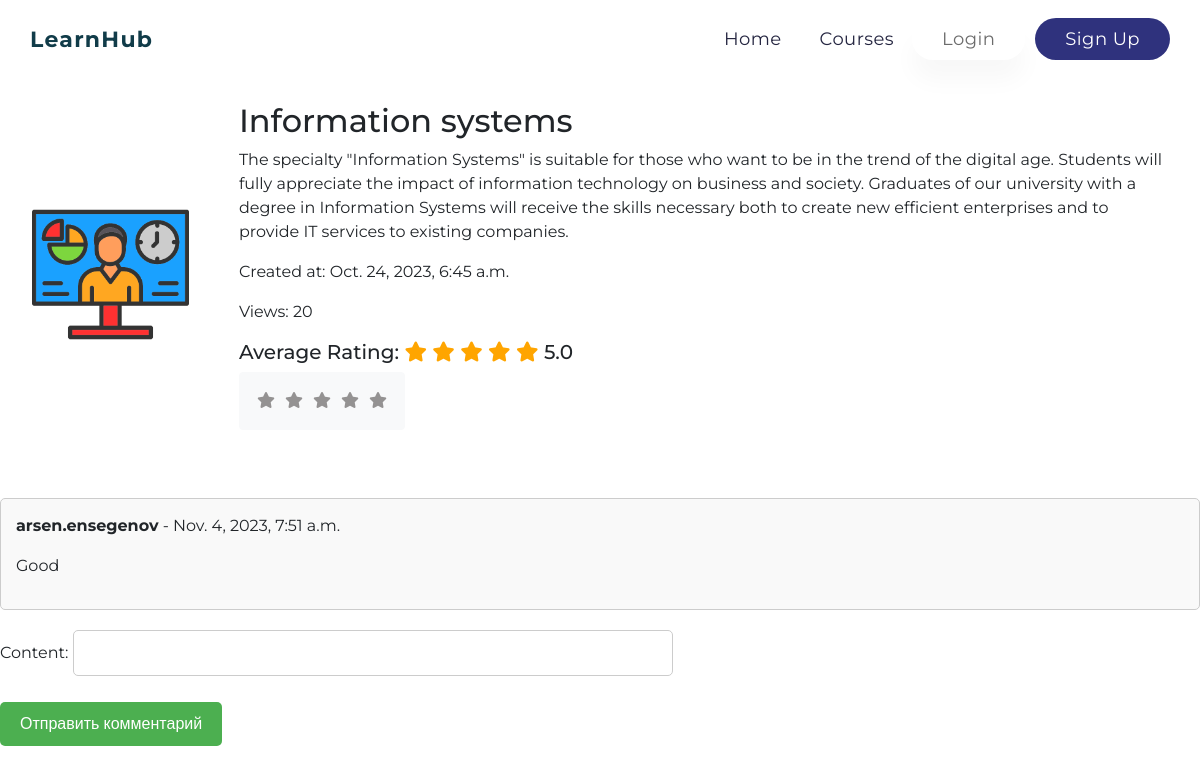
/project/4/, run on the app's committed database.
### project/models.py (models this page shows)
class Blog(models.Model):
    title = models.CharField(null=False, max_length=255)
    description = models.TextField(null=False, blank=True, default='')
    image = models.ImageField(upload_to='images')
    created_at = models.DateTimeField(auto_now_add=True)
    updated_at = models.DateTimeField(auto_now=True)
    views = models.PositiveIntegerField(default=0)
    def average_rating(self):
        ratings = Rating.objects.filter(blog=self)
        average = ratings.aggregate(Avg('rating'))['rating__avg']
        return average or 0
    def increment_views(self):
        self.views += 1
        self.save()
    class Meta:
        verbose_name = 'Blog'
        verbose_name_plural = 'Blogs'

class Comment(models.Model):
    user = models.ForeignKey(User, on_delete=models.CASCADE)
    blog = models.ForeignKey(Blog, on_delete=models.CASCADE)
    parent_comment = models.ForeignKey('self', null=True, blank=True, on_delete=models.CASCADE)
    active = models.BooleanField(default=True)
    content = models.CharField(null=False, max_length=255)
    created_at = models.DateTimeField(auto_now_add=True)

### project/views.py (the view)
# urls.py: path('project/<int:pk>/', views.course_details, name='course_details'),
def course_details(request, pk):
    blogs = Blog.objects.get(pk=pk)
    blogs.increment_views()
    average_rating = blogs.average_rating()
    user_rating = None
    comments = Comment.objects.filter(blog=blogs, active=True, parent_comment=None)
    if request.user.is_authenticated:
        user_rating = Rating.objects.filter(blog=blogs, user=request.user).first()
    if request.method == 'POST':
        comment_form = CommentForm(request.POST)
        if comment_form.is_valid():
            new_comment = comment_form.save(commit=False)
            new_comment.user = request.user
            new_comment.blog = blogs
            new_comment.save()
            comment_form = CommentForm()
            return redirect('course_details', pk=pk)  # Очистить форму после успешного сохранения комментария
    else:
        comment_form = CommentForm()
    return render(request, 'project/course_details.html', {'blogs': blogs, 'average_rating': average_rating, 'user_rating': user_rating, 'comment_form': comment_form,'comments': comments})

### project/forms.py
class CommentForm(forms.ModelForm):
    class Meta:
        model = Comment
        fields = ['content',]

### project/templates/project/course_details.html (shortened to what this page needs)
{% extends 'base.html' %}
{% load static %}
{% block content %}
<div class="container-1" style="padding: 2em;">
    <div class="blog-content">
        <div class="blog-image">
            <img src="{{ blogs.image.url }}" alt="{{ blogs.title }}">
        </div>
        <div class="blog-details">
            <h2 class="blog-title">{{ blogs.title }}</h2>
            <p class="blog-description">{{ blogs.description }}</p>
            <p>Created at: {{ blogs.created_at }}</p>
            <p>Views: {{ blogs.views }}</p>
            <h5 class="rating-title">Average Rating:
                <span id="star1" class="fa fa-star {% if average_rating >= 0.5 %} checked {% endif %}"></span>
                <span id="star2" class="fa fa-star {% if average_rating >= 1.5 %} checked {% endif %}"></span>
                <span id="star3" class="fa fa-star {% if average_rating >= 2.5 %} checked {% endif %}"></span>
                <span id="star4" class="fa fa-star {% if average_rating >= 3.5 %} checked {% endif %}"></span>
                <span id="star5" class="fa fa-star {% if average_rating >= 4.5 %} checked {% endif %}"></span>
                <span>{{ average_rating }}</span>
            </h5>
            <ul class="btn btn-light list-inline rating-list">
                <li onmouseover="highlightStars(1)" onmouseout="resetStars('{{ user_rating.rating }}')" onclick="rate(1, '{{ blogs.id }}')">
                    <i class="fa fa-star {% if user_rating and user_rating.rating > 0 %} checked {% endif %}" title="Rate 1"></i>
                </li>
                <li onmouseover="highlightStars(2)" onmouseout="resetStars('{{ user_rating.rating }}')" onclick="rate(2, '{{ blogs.id }}')">
                    <i class="fa fa-star {% if user_rating and user_rating.rating > 1 %} checked {% endif %}" title="Rate 2"></i>
                </li>
                <li onmouseover="highlightStars(3)" onmouseout="resetStars('{{ user_rating.rating }}')" onclick="rate(3, '{{ blogs.id }}')">
                    <i class="fa fa-star {% if user_rating and user_rating.rating > 2 %} checked {% endif %}" title="Rate 3"></i>
                </li>
                <li onmouseover="highlightStars(4)" onmouseout="resetStars('{{ user_rating.rating }}')" onclick="rate(4, '{{ blogs.id }}')">
                    <i class="fa fa-star {% if user_rating and user_rating.rating > 3 %} checked {% endif %}" title="Rate 4"></i>
                </li>
                <li onmouseover="highlightStars(5)" onmouseout="resetStars('{{ user_rating.rating }}')" onclick="rate(5, '{{ blogs.id }}')">
                    <i class="fa fa-star {% if user_rating and user_rating.rating > 4 %} checked {% endif %}" title="Rate 5"></i>
                </li>
            </ul>
        </div>
    </div>
</div>
<div class="comments">
    {% for comment in comments %}
        <div class="comment">
            <p><strong>{{ comment.user.username }}</strong> - {{ comment.created_at }}</p>
            <p>{{ comment.content }}</p>
        </div>
    {% empty %}
        <p>No comments yet.</p>
    {% endfor %}
</div>
<form method="post" class="comment-form">
    {{ comment_form.as_p }}
    <button type="submit">Отправить комментарий</button>
</form>
{% endblock %}

### static/css/style.css (style rules this page uses)
* { margin: 0; padding: 0; font-family: 'Montserrat', sans-serif; }
*, *::before, *::after { box-sizing: border-box; }
h1, h2, h3, h4, h5, h6 { line-height: 1.2em !important; }
i { color: #fff; }
.container-1 { margin-top: 70px; }
.blog-content { display: flex; align-items: center; justify-content: space-between; gap: 50px; }
.blog-image img { max-width: 100%; height: auto; }
.rating-list li { float: left; color: #dddddd35; padding: 10px 5px; }
i { color: #949292; }
#star1.checked, #star2.checked, #star3.checked, #star4.checked, #star5.checked { color: orange; }
.comments { margin-top: 20px; }
.comment { margin-bottom: 20px; border: 1px solid #ccc; padding: 15px; border-radius: 5px; background-color: #f9f9f9; }
.comment-form { margin-top: 20px; }
.comment-form input[type="text"] { width: 600px; padding: 10px; margin-bottom: 10px; border: 1px solid #ccc; border-radius: 5px; }
.comment-form button { background-color: #4caf50; color: white; padding: 10px 20px; border: none; border-radius: 5px; cursor: pointer; }

### data on the page
Blog: image (picture), title "Information systems", description "The specialty \"Information Systems\" is suitable for those who want to be in the trend of the digital age. Students will fully appreciate the impact of information technology on business and society. Graduates of our university with a degree in Information Systems will receive the skills necessary both to create new efficient enterprises and to provide IT services to existing companies.", created_at "Oct. 24, 2023, 6:45 a.m.", views "20"
Comment: user.username "arsen.ensegenov", created_at "Nov. 4, 2023, 7:51 a.m.", content "Good"

### other printed values
{{ average_rating }} "5.0"
